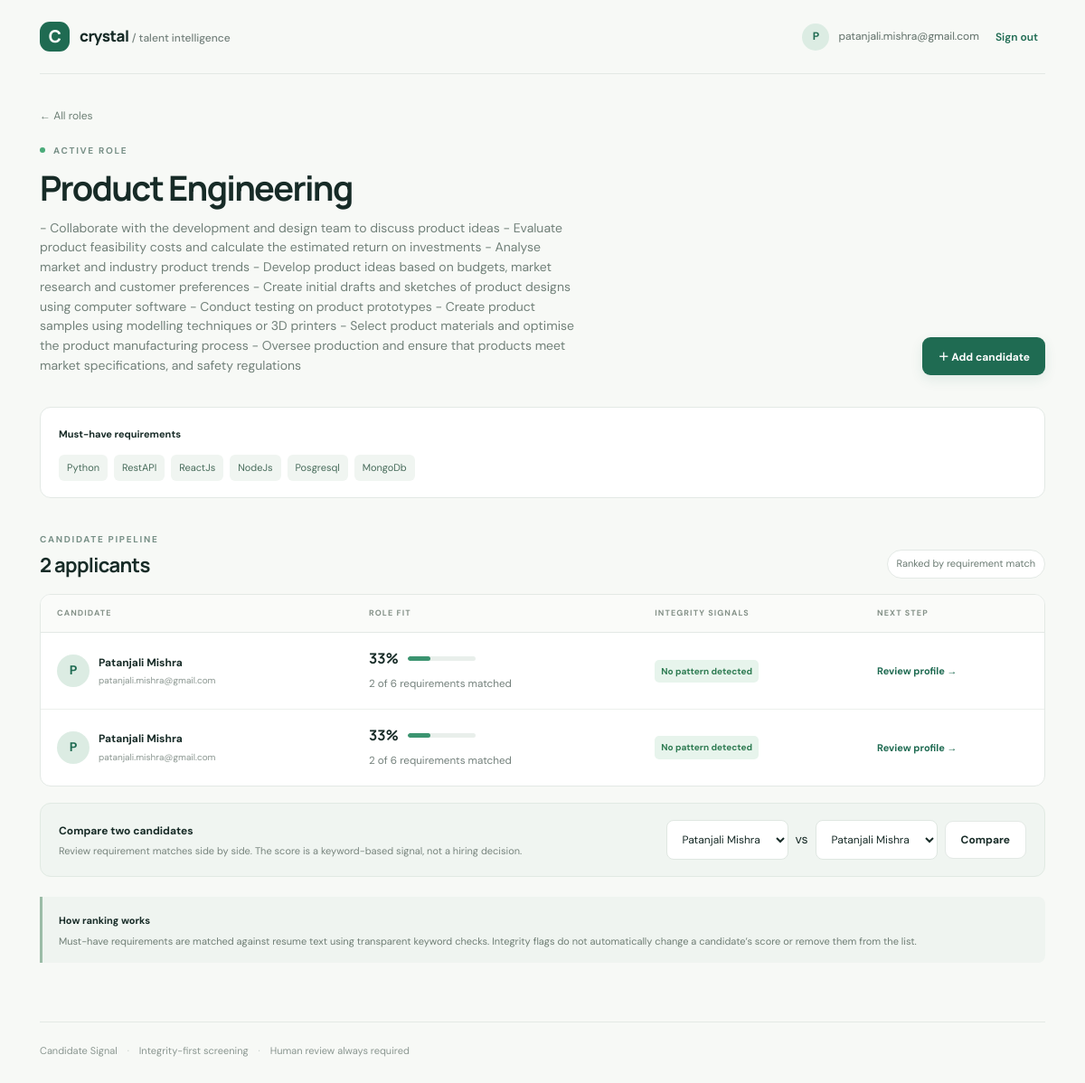
/roles/1 (signed in), run on the app's committed database.
### tables this page shows
CREATE TABLE roles(id INTEGER PRIMARY KEY, user_id INTEGER NOT NULL, title TEXT NOT NULL, description TEXT NOT NULL, requirements TEXT NOT NULL, created_at TEXT DEFAULT CURRENT_TIMESTAMP, FOREIGN KEY(user_id) REFERENCES users(id) ON DELETE CASCADE);

CREATE TABLE candidates(id INTEGER PRIMARY KEY, role_id INTEGER NOT NULL, name TEXT NOT NULL, email TEXT DEFAULT '', resume TEXT NOT NULL, created_at TEXT DEFAULT CURRENT_TIMESTAMP, FOREIGN KEY(role_id) REFERENCES roles(id) ON DELETE CASCADE);

### app.py (the view)
@app.route("/roles/<int:role_id>")
@login_required
def role_detail(role_id):
    role=owned_role(role_id)
    if not role: return "Role not found",404
    candidates=db().execute("SELECT * FROM candidates WHERE role_id=? ORDER BY id DESC",(role_id,)).fetchall()
    rows=[]
    for c in candidates:
        flags=analyze_resume(c["resume"]); score,matched,missing=score_resume(c["resume"],role)
        rows.append({"candidate":c,"flags":flags,"score":score,"matched":matched,"missing":missing})
    rows.sort(key=lambda x:(-x["score"],len(x["flags"])))
    return render_template("role_detail.html",role=role,rows=rows)

### app.py (called while the page is built)
def db():
    if "db" not in g:
        g.db = sqlite3.connect(DB)
        g.db.row_factory = sqlite3.Row
        g.db.execute("PRAGMA foreign_keys=ON")
    return g.db

def login_required(fn):
    @wraps(fn)
    def wrapped(*a, **kw):
        if not session.get("user_id"): return redirect(url_for("login"))
        return fn(*a, **kw)
    return wrapped

def score_resume(resume, role):
    reqs=[x.strip() for x in (role["requirements"] or "").splitlines() if x.strip()]
    text=(resume or "").lower()
    matched=[r for r in reqs if any(term in text for term in re.findall(r"[a-zA-Z0-9+#.]+",r.lower()) if len(term)>1)]
    score=round(100*len(matched)/len(reqs)) if reqs else 0
    return score, matched, [r for r in reqs if r not in matched]

def owned_role(role_id):
    return db().execute("SELECT * FROM roles WHERE id=? AND user_id=?",(role_id,session["user_id"])).fetchone()

### templates/role_detail.html (shortened to what this page needs)
{% extends "base.html" %}{% block content %}<a class="back" href="{{ url_for('index') }}">← All roles</a><div class="pagehead compact"><div><div class="eyebrow"><span class="statusdot"></span> ACTIVE ROLE</div><h1>{{ role.title }}</h1><p class="lede">{{ role.description }}</p></div><a class="btn primary" href="{{ url_for('new_candidate',role_id=role.id) }}">＋ Add candidate</a></div><div class="requirements"><strong>Must-have requirements</strong><div class="chips">{% for req in role.requirements.splitlines() if req.strip() %}<span>{{ req }}</span>{% endfor %}</div></div><div class="sectionhead"><div><div class="eyebrow">CANDIDATE PIPELINE</div><h2>{{ rows|length }} applicant{{ '' if rows|length==1 else 's' }}</h2></div><span class="countpill">Ranked by requirement match</span></div>{% if rows %}<div class="tablewrap"><table><thead><tr><th>CANDIDATE</th><th>ROLE FIT</th><th>INTEGRITY SIGNALS</th><th>NEXT STEP</th></tr></thead><tbody>{% for row in rows %}<tr><td><div class="person"><span class="avatar large">{{ row.candidate.name[0]|upper }}</span><div><strong>{{ row.candidate.name }}</strong><small>{{ row.candidate.email or 'No email provided' }}</small></div></div></td><td><div class="scoreline"><strong>{{ row.score }}%</strong><div class="progress"><span style="width:{{ row.score }}%"></span></div></div><small class="muted">{{ row.matched|length }} of {{ (role.requirements.splitlines()|select|list)|length }} requirements matched</small></td><td>{% if row.flags %}<span class="flagpill">{{ row.flags|length }} flag{{ '' if row.flags|length==1 else 's' }} to review</span><small class="muted block">{{ row.flags[0].type }}</small>{% else %}<span class="cleanpill">No pattern detected</span>{% endif %}</td><td><a class="textlink" href="{{ url_for('candidate_detail',role_id=role.id,candidate_id=row.candidate.id) }}">Review profile →</a></td></tr>{% endfor %}</tbody></table></div><div class="comparepanel"><div><strong>Compare two candidates</strong><p>Review requirement matches side by side. The score is a keyword-based signal, not a hiring decision.</p></div><form method="post" action="{{ url_for('compare',role_id=role.id) }}" class="compareform"><select name="candidate_a" required>{% for r in rows %}<option value="{{ r.candidate.id }}">{{ r.candidate.name }}</option>{% endfor %}</select><span>vs</span><select name="candidate_b" required>{% for r in rows %}<option value="{{ r.candidate.id }}">{{ r.candidate.name }}</option>{% endfor %}</select><button class="btn secondary">Compare</button></form></div>{% endif %}<div class="note"><strong>How ranking works</strong><p>Must-have requirements are matched against resume text using transparent keyword checks. Integrity flags do not automatically change a candidate’s score or remove them from the list.</p></div>{% endblock %}

### templates/base.html (shortened to what this page needs)
<!doctype html>
<html lang="en"><head><link rel="stylesheet" href="{{ url_for('static',filename='style.css') }}"></head>
<body><div class="shell">
<header class="topbar"><a class="brand" href="{{ url_for('index') }}"><span class="brandmark">C</span><span>crystal<span class="muted"> / talent intelligence</span></span></a>{% if session.get('email') %}<div class="account"><span class="avatar">{{ session.get('email','C')[0]|upper }}</span><span>{{ session.get('email') }}</span><form method="post" action="{{ url_for('logout') }}"><button class="linkbtn">Sign out</button></form></div>{% endif %}</header>
<main>{% block content %}{% endblock %}</main>
<footer>Candidate Signal <span>·</span> Integrity-first screening <span>·</span> Human review always required</footer></div></body></html>

### data on the page
roles: title "Product Engineering", description "- Collaborate with the development and design team to discuss product ideas - Evaluate product feasibility costs and calculate the estimated return on investments - Analyse market and industry product trends - Develop product ideas based on budgets, market research and customer preferences - Create initial drafts and sketches of product designs using computer software - Conduct testing on product prototypes - Create product samples using modelling techniques or 3D printers - Select product materials and optimise the product manufacturing process - Oversee production and ensure that products meet market specifications, and safety regulations"
candidates: candidate "P", candidate.name "Patanjali Mishra", candidate "patanjali.mishra@gmail.com", candidate_a "Patanjali Mishra", candidate_b "Patanjali Mishra"
candidates: candidate "P", candidate.name "Patanjali Mishra", candidate "patanjali.mishra@gmail.com"

### other printed values
{{ session.get('email','C')[0]|upper }} "P"
{{ session.get('email') }} "patanjali.mishra@gmail.com"
{{ req }} "Python" "RestAPI" "ReactJs" "NodeJs" "Posgresql" "MongoDb"
{{ rows|length }} "2"
{{ '' if rows|length==1 else 's' }} "s"
{{ row.score }} "33" "33"
{{ row.matched|length }} "2" "2"
{{ (role.requirements.splitlines()|select|list)|length }} "6" "6"
